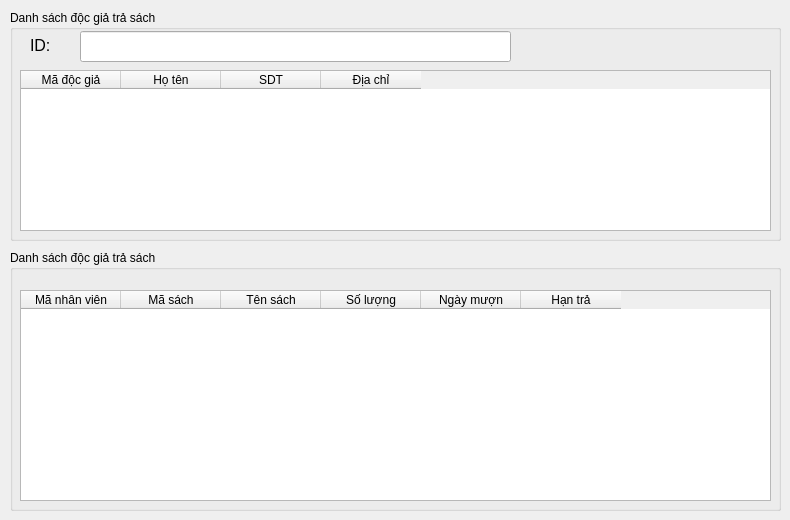
       <widget class="QWidget" name="tab_10">
        <attribute name="title">
         <string>Trả sách</string>
        </attribute>
        <widget class="QGroupBox" name="groupBox_13">
         <property name="geometry">
          <rect>
           <x>10</x>
           <y>10</y>
           <width>771</width>
           <height>231</height>
          </rect>
         </property>
         <property name="title">
          <string>Danh sách độc giả trả sách</string>
         </property>
         <widget class="QLineEdit" name="lineEdit_37">
          <property name="geometry">
           <rect>
            <x>70</x>
            <y>21</y>
            <width>431</width>
            <height>31</height>
           </rect>
          </property>
         </widget>
         <widget class="QLabel" name="label_63">
          <property name="geometry">
           <rect>
            <x>20</x>
            <y>20</y>
            <width>71</width>
            <height>31</height>
           </rect>
          </property>
          <property name="font">
           <font>
            <pointsize>12</pointsize>
           </font>
          </property>
          <property name="text">
           <string>ID:</string>
          </property>
         </widget>
         <widget class="QTableWidget" name="tableWidget_8">
          <property name="geometry">
           <rect>
            <x>10</x>
            <y>60</y>
            <width>751</width>
            <height>161</height>
           </rect>
          </property>
          <column>
           <property name="text">
            <string>Mã độc giả</string>
           </property>
          </column>
          <column>
           <property name="text">
            <string>Họ tên</string>
           </property>
          </column>
          <column>
           <property name="text">
            <string>SDT</string>
           </property>
          </column>
          <column>
           <property name="text">
            <string>Địa chỉ</string>
           </property>
          </column>
         </widget>
        </widget>
        <widget class="QGroupBox" name="groupBox_14">
         <property name="geometry">
          <rect>
           <x>10</x>
           <y>250</y>
           <width>771</width>
           <height>261</height>
          </rect>
         </property>
         <property name="title">
          <string>Danh sách độc giả trả sách</string>
         </property>
         <widget class="QTableWidget" name="tableWidget_9">
          <property name="geometry">
           <rect>
            <x>10</x>
            <y>40</y>
            <width>751</width>
            <height>211</height>
           </rect>
          </property>
          <column>
           <property name="text">
            <string>Mã nhân viên</string>
           </property>
          </column>
          <column>
           <property name="text">
            <string>Mã sách</string>
           </property>
          </column>
          <column>
           <property name="text">
            <string>Tên sách</string>
           </property>
          </column>
          <column>
           <property name="text">
            <string>Số lượng</string>
           </property>
          </column>
          <column>
           <property name="text">
            <string>Ngày mượn</string>
           </property>
          </column>
          <column>
           <property name="text">
            <string>Hạn trả</string>
           </property>
          </column>
         </widget>
        </widget>
       </widget>
